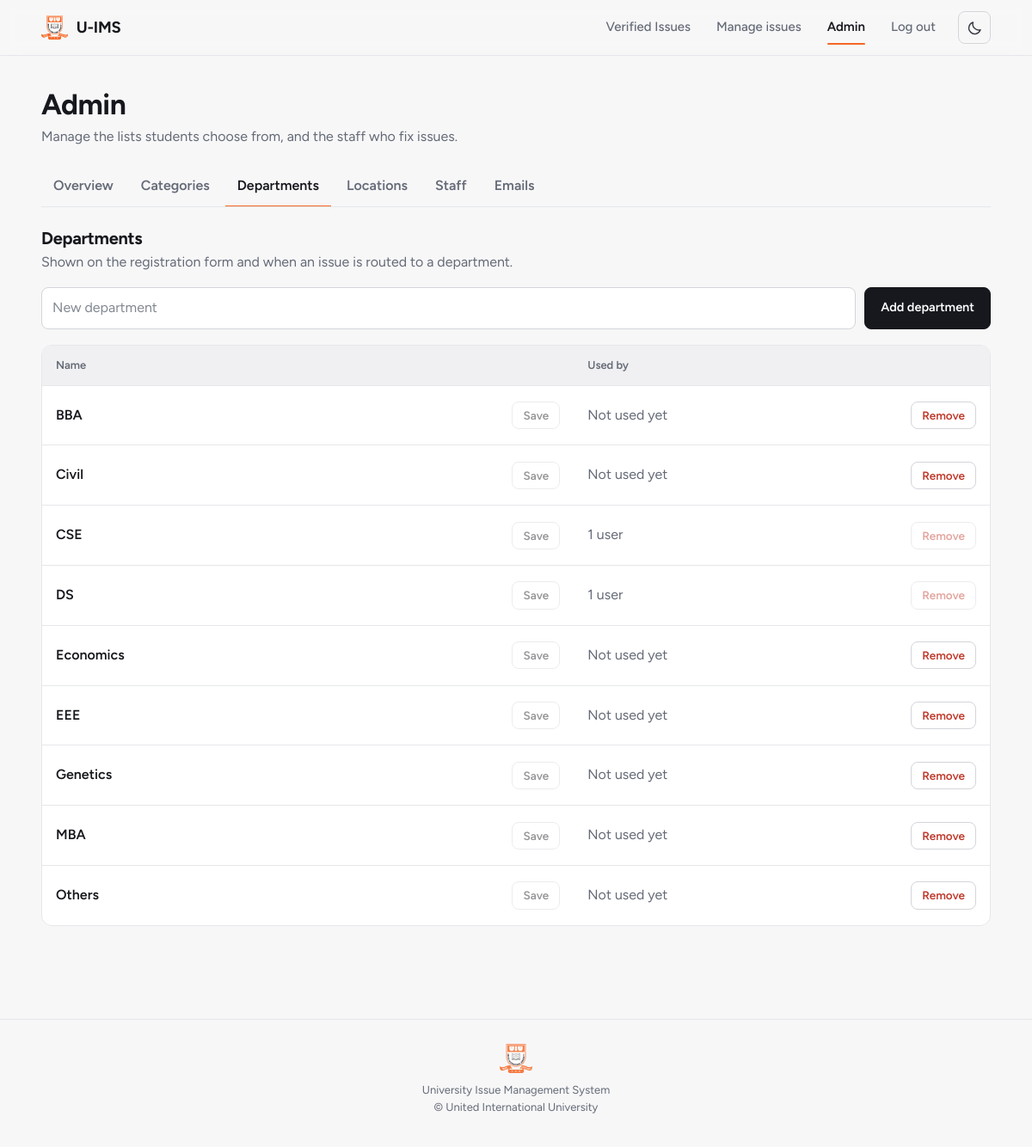
The page /admin.php?tab=departments (signed in) on the database its author committed.
### tables this page shows
CREATE TABLE departments (
    department_id INT AUTO_INCREMENT PRIMARY KEY,
    department_name VARCHAR(100) NOT NULL UNIQUE
);

### config/auth.php (called while the page is built, shortened)
<?php
function e(string $value): string
{
    return htmlspecialchars($value, ENT_QUOTES, 'UTF-8');
}
?>

### admin.php (the view, shortened to what this page needs)
<?php
require "config/database.php";
require "config/auth.php";
$LOOKUPS = [
    'categories' => [
        'table' => 'categories', 'id' => 'category_id', 'name' => 'category_name', 'max' => 80,
        'singular' => 'category', 'title' => 'Categories',
        'hint' => 'Students choose one of these when they report an issue.',
        'usage' => [['issues', 'category_id', 'issue', 'issues']],
    ],
    'departments' => [
        'table' => 'departments', 'id' => 'department_id', 'name' => 'department_name', 'max' => 100,
        'singular' => 'department', 'title' => 'Departments',
        'hint' => 'Shown on the registration form and when an issue is routed to a department.',
        'usage' => [['issues', 'department_id', 'issue', 'issues'], ['users', 'department_id', 'user', 'users']],
    ],
    'locations' => [
        'table' => 'locations', 'id' => 'location_id', 'name' => 'location_name', 'max' => 150,
        'singular' => 'location', 'title' => 'Locations',
        'hint' => 'Places on campus where issues can happen.',
        'usage' => [['issues', 'location_id', 'issue', 'issues']],
    ],
];
$TABS = ['overview' => 'Overview', 'categories' => 'Categories', 'departments' => 'Departments', 'locations' => 'Locations', 'staff' => 'Staff', 'emails' => 'Emails'];
$tab = (string) ($_GET['tab'] ?? 'overview');
if (isset($LOOKUPS[$tab])) {
    $cfg = $LOOKUPS[$tab];
    $subqueries = [];
    foreach ($cfg['usage'] as $i => [$table, $column]) {
        $subqueries[] = "(SELECT COUNT(*) FROM $table WHERE $table.$column = t.{$cfg['id']}) AS use_$i";
    }
    $rows = $pdo->query("SELECT t.{$cfg['id']} AS id, t.{$cfg['name']} AS name, " . implode(', ', $subqueries) . " FROM {$cfg['table']} t ORDER BY t.{$cfg['name']}")->fetchAll();
}
require "partials/header.php";
?>
<div class="container">
  <div class="page-head">
    <h1>Admin</h1>
    <p class="muted">Manage the lists students choose from, and the staff who fix issues.</p>
  </div>
  <nav class="tabs" aria-label="Admin sections">
    <?php foreach ($TABS as $key => $label): ?>
      <a href="admin.php?tab=<?= $key ?>"<?= $tab === $key ? ' class="is-active" aria-current="page"' : '' ?>><?= e($label) ?></a>
    <?php endforeach; ?>
  </nav>
  <?php if ($tab === 'overview'): ?>
    <?php if ($failedUnseen > 0): ?>
      <div class="alert error">
        <?= $failedUnseen ?> <?= $failedUnseen === 1 ? 'email' : 'emails' ?> to staff could not be sent.
        <a href="admin.php?tab=emails">See what went wrong</a>.
      </div>
    <?php endif; ?>
    <div class="stat-row">
      <?php foreach ($stats as $label => $value): ?>
        <div class="stat-tile">
          <div class="stat"><?= $value ?></div>
          <div class="muted"><?= e($label) ?></div>
        </div>
      <?php endforeach; ?>
    </div>
    <div class="two-col">
      <section class="card">
        <h2 class="card-title">Issues by category</h2>
        <?php if (!$cats): ?>
          <p class="muted">No categories yet.</p>
        <?php else: ?>
          <?php foreach ($cats as $c): ?>
            <div class="bar-row">
              <span class="bar-name"><?= e($c['category_name']) ?></span>
              <div class="bar"><div class="bar-fill" style="--width: <?= round(($c['total'] / $catMax) * 100, 1) ?>%"></div></div>
              <span class="bar-count"><?= (int) $c['total'] ?></span>
            </div>
          <?php endforeach; ?>
        <?php endif; ?>
      </section>
      <section class="card">
        <h2 class="card-title">Open jobs</h2>
        <?php if (!$activeJobs): ?>
          <p class="muted">No jobs are assigned right now. Assign staff from <a class="text-link" href="authority.php">Manage issues</a>.</p>
        <?php else: ?>
          <ul class="plain-list">
            <?php foreach ($activeJobs as $j): ?>
              <li>
                <a href="manage_issue.php?id=<?= (int) $j['issue_id'] ?>"><strong>#<?= (int) $j['issue_id'] ?> <?= e($j['title']) ?></strong></a>
                <span class="muted"><?= e($j['name']) ?>, <?= e(strtolower($j['staff_role'])) ?></span>
              </li>
            <?php endforeach; ?>
          </ul>
        <?php endif; ?>
      </section>
    </div>
  <?php elseif (isset($LOOKUPS[$tab])): ?>
    <div class="panel-head">
      <div>
        <h2><?= e($cfg['title']) ?></h2>
        <p class="muted"><?= e($cfg['hint']) ?></p>
      </div>
    </div>
    <form method="post" class="inline-add" data-once>
      <input name="name" maxlength="<?= (int) $cfg['max'] ?>" placeholder="New <?= e($cfg['singular']) ?>" aria-label="New <?= e($cfg['singular']) ?> name" required>
      <button class="btn" type="submit">Add <?= e($cfg['singular']) ?></button>
    </form>
    <?php if (!$rows): ?>
      <div class="card empty">No <?= e(strtolower($cfg['title'])) ?> yet. Add the first one above.</div>
    <?php else: ?>
      <table class="lookup-table">
        <thead>
          <tr><th>Name</th><th>Used by</th><th><span class="sr-only">Remove</span></th></tr>
        </thead>
        <tbody>
          <?php foreach ($rows as $r):
            $usage = [];
            foreach ($cfg['usage'] as $i => [$table, $column, $one, $many]) {
                $n = (int) $r["use_$i"];
                if ($n > 0) $usage[] = $n . ' ' . ($n === 1 ? $one : $many);
            }
          ?>
            <tr>
              <td>
                <form method="post" class="rename-form" data-rename>
                  <input name="name" value="<?= e($r['name']) ?>" data-original="<?= e($r['name']) ?>" maxlength="<?= (int) $cfg['max'] ?>" aria-label="Rename <?= e($r['name']) ?>" required>
                  <button class="btn secondary sm" type="submit" disabled>Save</button>
                </form>
              </td>
              <td class="muted"><?= $usage ? e(implode(', ', $usage)) : 'Not used yet' ?></td>
              <td class="cell-right">
                <form method="post" class="inline-form">
                  <?php if ($usage): ?>
                    <button class="btn danger sm" type="button" disabled title="In use, so it can't be removed. Rename it instead.">Remove</button>
                  <?php else: ?>
                    <button class="btn danger sm" type="submit" data-confirm="Remove &quot;<?= e($r['name']) ?>&quot;?">Remove</button>
                  <?php endif; ?>
                </form>
              </td>
            </tr>
          <?php endforeach; ?>
        </tbody>
      </table>
    <?php endif; ?>
  <?php endif; ?>
</div>
<?php require "partials/footer.php"; ?>

### assets/style.css (style rules this page uses)
:root { --bg: #f7f7f8; --surface: #ffffff; --surface-2: #f0f0f2; --ink: #16181d; --ink-soft: #3a3d46; --muted: #646a76; --line: #e6e7ea; --line-strong: #d3d5da; --on-ink: #ffffff; --accent: #f56726; --accent-ink: #bf4a12; --accent-soft: #fff0e8; --green: #177a45; --green-soft: #e3f4ea; --red: #c0392b; --red-soft: #fdeceb; --amber: #9a5208; --amber-soft: #fdf0dc; --blue: #2c5fc4; --blue-soft: #e8effc; --radius: 12px; --radius-sm: 8px; --font: "Figtree", system-ui, -apple-system, "Segoe UI", Roboto, "Helvetica Neue", Arial, sans-serif; --nav-h: 64px; }
* { box-sizing: border-box; }
html { -webkit-text-size-adjust: 100%; }
body { margin: 0; min-height: 100vh; display: flex; flex-direction: column; font-family: var(--font); font-size: 16px; line-height: 1.55; background: var(--bg); color: var(--ink); -webkit-font-smoothing: antialiased; }
h1, h2, h3 { margin: 0 0 .5em; line-height: 1.2; letter-spacing: -.015em; font-weight: 700; }
h1 { font-size: clamp(1.65rem, 3.2vw, 2.1rem); }
h2 { font-size: 1.25rem; }
p { margin: 0 0 1em; }
a { color: inherit; text-decoration: none; }
button, input, select, textarea { font: inherit; color: inherit; }
.muted { color: var(--muted); }
.cell-right { text-align: right; }
.container { width: min(1120px, 92%); margin: 36px auto; }
.page-head { margin-bottom: 22px; }
.page-head h1 { margin-bottom: 6px; }
.page-head p { margin: 0; }
.btn { display: inline-flex; align-items: center; justify-content: center; gap: 8px; padding: 10px 18px; border: 1px solid var(--ink); border-radius: var(--radius-sm); background: var(--ink); color: var(--on-ink); font-size: 14.5px; font-weight: 600; line-height: 1.2; cursor: pointer; white-space: nowrap; transition: background-color .15s ease, border-color .15s ease, color .15s ease, opacity .15s ease; }
.btn.sm { padding: 7px 12px; font-size: 13.5px; }
.btn.secondary { background: transparent; color: var(--ink); border-color: var(--line-strong); }
.btn.danger { background: transparent; color: var(--red); border-color: var(--line-strong); }
.btn[disabled], .btn.locked { opacity: .45; cursor: not-allowed; }
.inline-form { display: inline; margin: 0; }
input, select, textarea { width: 100%; padding: 11px 12px; border: 1px solid var(--line-strong); border-radius: var(--radius-sm); background: var(--surface); color: var(--ink); outline: none; transition: border-color .15s ease, box-shadow .15s ease; }
input::placeholder, textarea::placeholder { color: var(--muted); opacity: .8; }
table { width: 100%; border-collapse: separate; border-spacing: 0; background: var(--surface); border: 1px solid var(--line); border-radius: var(--radius); overflow: hidden; }
th, td { padding: 13px 16px; text-align: left; vertical-align: top; border-bottom: 1px solid var(--line); }
th { background: var(--surface-2); color: var(--muted); font-size: 13px; font-weight: 600; }
tbody tr:last-child td, table > tr:last-child td { border-bottom: 0; }
.tabs { display: flex; gap: 4px; margin: 0 0 24px; border-bottom: 1px solid var(--line); overflow-x: auto; }
.tabs a { padding: 10px 14px; margin-bottom: -1px; border-bottom: 2px solid transparent; color: var(--muted); font-weight: 600; white-space: nowrap; }
.tabs a.is-active { color: var(--ink); border-bottom-color: var(--accent); }
.panel-head { display: flex; align-items: flex-end; justify-content: space-between; gap: 16px; margin-bottom: 16px; }
.panel-head h2 { margin: 0 0 4px; }
.panel-head p { margin: 0; }
.inline-add { display: flex; gap: 10px; align-items: stretch; margin-bottom: 18px; }
.inline-add input, .inline-add select { flex: 1; min-width: 0; }
.lookup-table td { vertical-align: middle; }
.rename-form { display: flex; align-items: center; gap: 8px; margin: 0; }
.rename-form input { margin-left: -11px; padding: 8px 10px; border-color: transparent; background: transparent; font-weight: 600; }

### rows shown on the page
departments: name "BBA", shows "Not used yet"
departments: name "Civil", shows "Not used yet"
departments: name "CSE", usage "1 user", shows "Remove"
departments: name "DS", usage "1 user", shows "Remove"
departments: name "Economics", shows "Not used yet"
departments: name "EEE", shows "Not used yet"
departments: name "Genetics", shows "Not used yet"
departments: name "MBA", shows "Not used yet"
departments: name "Others", shows "Not used yet"

### other values the page prints
$label "Overview"
$label "Categories"
$label "Departments"
$label "Locations"
$label "Staff"
$label "Emails"
$cfg['title'] "Departments"
$cfg['hint'] "Shown on the registration form and when an issue is routed to a department."
$cfg['singular'] "department"
